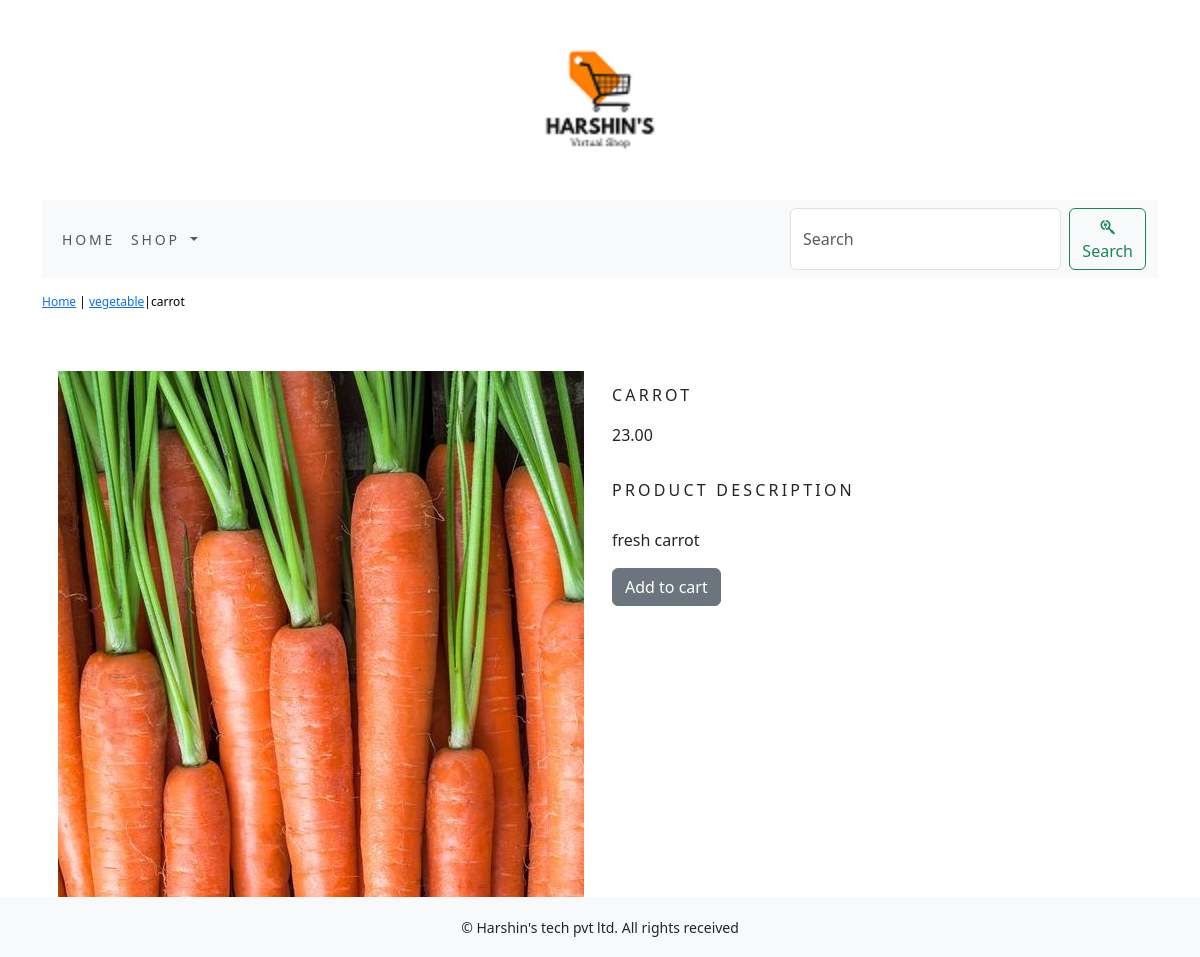
The page /vegetable/carrot/ on the database its author committed.
### shop/models.py (models this page shows, shortened)
class Product(models.Model):
    name=models.CharField(max_length=250,unique=True)
    slug=models.SlugField(max_length=250,unique=True)
    description=models.TextField(blank=True)
    price=models.DecimalField(max_digits=10,decimal_places=2)
    category=models.ForeignKey(Category,on_delete=models.CASCADE)
    image=models.ImageField(upload_to='product',blank=True)
    stock=models.IntegerField()
    available=models.BooleanField(default=True)
    created=models.DateTimeField(auto_now_add=True)
    updated=models.DateTimeField(auto_now=True)
    class Meta:
        ordering=('name',)
        verbose_name='product'
        verbose_name_plural='products'

class Category(models.Model):
    name=models.CharField(max_length=250,unique=True)
    slug=models.SlugField(max_length=250,unique=True)
    description=models.TextField(blank=True)
    image=models.ImageField(upload_to='category',blank=True)
    class Meta:
        ordering=('name',)
        verbose_name='category'
        verbose_name_plural='categories'
    def get_url(self):
        return reverse('shop:products_by_category',args=[self.slug])
    def __str__(self):
        return '{}'.format(self.name)

### shop/views.py (the view)
# urls.py: path('<slug:c_slug>/<slug:product_slug>/',views.proDetail, name='prodCatdetail'),
def proDetail(request,c_slug,product_slug):
    try:
        product=Product.objects.get(category__slug=c_slug,slug=product_slug)
    except Exception as e:
        raise e
    return render(request,'product.html',{'product':product})

### cart/context_processors.py (called while the page is built)
def counter(request):
    item_count=0
    if 'admin' in request.path:
        return {}
    else:
        try:
            cart=Cart.objects.filter(cart_id=_cart_id(request))
            cart_items=CartItem.objects.all().filter(cart=cart[:1])
            for cart_item in cart_items:
                item_count += cart_item.quantity
        except Cart.DoesNotExist:
            item_count=0
    return dict(item_count=item_count)

### cart/views.py (called while the page is built)
def _cart_id(request):
    cart=request.session.session_key
    if not cart:
        cart=request.session.create()
    return cart

### shop/context_processors.py (called while the page is built)
def menu_links(request):
    links=Category.objects.all()
    return dict(links=links)

### templates/product.html (shortened to what this page needs)
{% extends 'base.html' %}
{% load static %}
{% block content %}
<div class="row my_prod_row_class">
    <div class="mx_auto">
        <p><a href="{% url 'shop:allProdCat' %}">Home</a> | <a href="{{product.category.get_url}}">{{product.category}}</a>|{{product.name}} </p>
    </div>
</div>
<div class="container">
<br>
<div class="row">
    <div class="col-12 col-sm-12 col-md-12 col-lg-6 text-center">
        <div style="min-width:18rem">
            <img src="{{product.image.url}}" alt="{{product.name}}">
        </div>
    </div>
    <div class="col-12 col-sm-12 col-md-12 col-lg-6">
        <div>
        <h1 class="my_prod_title">{{product.name}}</h1>
        <p>{{product.price}}</p>
        <p class="my_prod_title">Product Description</p>
        <p class="text-justify my_prod_text">{{product.description}}</p>
        {% if product.stock <= 0 %}
        <p class="text-justify my_prod_text"><b>Out of stock</b></p>
        {% else %}
        <a class="btn btn-secondary" href="{% url 'cart:add_cart' product.id %}">Add to cart</a>
        {% endif %}
    </div>
</div>
</div>
</div>
</div>
{% endblock %}

### static/css/custom.css (style rules this page uses)
body { @import url('https://fonts.googleapis.com/css2?family=Open+Sans&display=swap'); font-family: 'Open Sans', sans-serif; }
.my_prod_row_class { padding-top:15px; padding-bottom:20px; }
.my_prod_row_class .mx_auto { color:#000; font-size:12px; text-decoration:none; }
.my_prod_title { font-size:16px; text-transform:uppercase; letter-spacing:.2em; padding-top:15px; padding-bottom:10px }
.my_prod_text { padding-right:20px; }

### rows shown on the page
Product: category "vegetable", name "carrot", image (picture), name "CARROT", price "23.00", description "fresh carrot"
